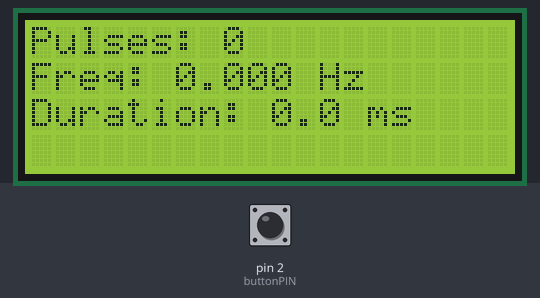
Bench run of a sketch on a simulated Arduino Uno, built with avr-gcc and run on an emulated ATmega328P. On the bench: 20×4 character LCD. The inputs (shaded band) are chosen by the test bench; at power-on: pin 2 (buttonPIN) HIGH.

Above: at 1.2 s.
1.3 s: pin 2 (buttonPIN) pulled LOW for 0.15 s
At 2.8 s:
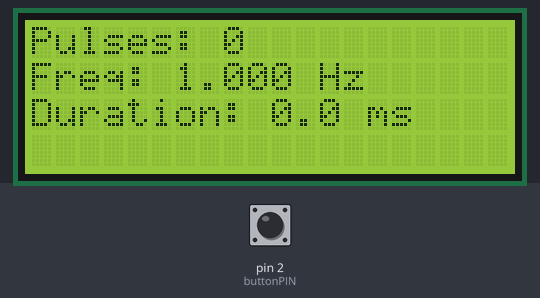
4.4 s: pin 2 (buttonPIN) pulled LOW for 1 s
At 5.8 s:
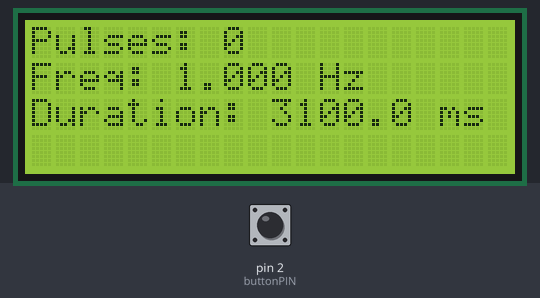
6.9 s: pin 2 (buttonPIN) pulled LOW for 0.15 s
At 7.8 s:
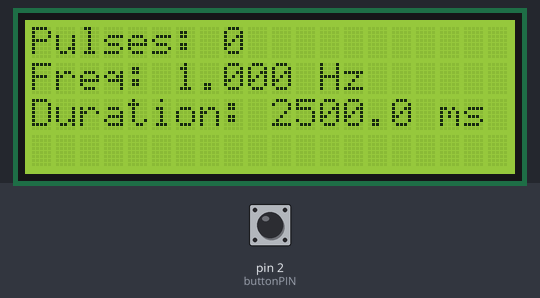
8.5 s: pin 2 (buttonPIN) pulled LOW for 1 s
At 9.4 s:
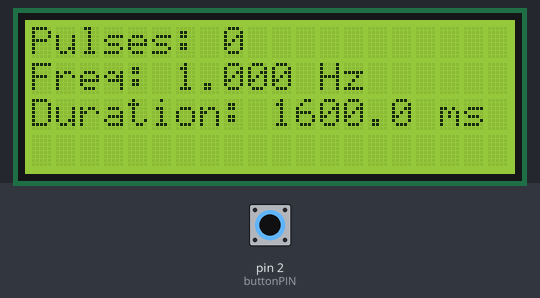
11.0 s: pin 2 (buttonPIN) pulsed LOW 2 times (0.12 s each, 0.3 s apart)
At 11.9 s:
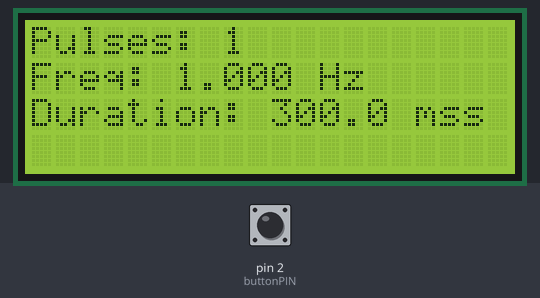
Timing chart, 0 to 14.0 s (numbered marks = the images above; inputs shaded):
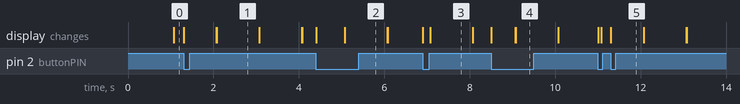

The sketch:

Week_12.ino
```cpp
/*TASK 2

#include <TimerOne.h>
#include <LiquidCrystal.h>

volatile int seconds = 0;
const int rs = 4, en= 6, d4= 7, d5= 8, d6= 9, d7= 10;
LiquidCrystal lcd(rs, en, d4, d5, d6, d7);

const uint8_t buttonPIN = 2;
volatile unsigned long pulseCount = 0;

void pulseISR(){
  pulseCount++;
}

void setup() {
  Serial.begin(9600);
  lcd.begin(24, 4);
  lcd.clear();
  Timer1.initialize(1000000); //Seconds
  Timer1.attachInterrupt(interrupt_routine);

  pinMode(buttonPIN, INPUT);
  attachInterrupt (digitalPinToInterrupt(buttonPIN), pulseISR, FALLING);

}

void loop() {
  lcd.setCursor(0,0);
  lcd.print("freq: ");
  lcd.print(pulseCount);
}

void interrupt_routine() {
  seconds ++;
} */

/*TASK 3
#include <TimerOne.h>
#include <LiquidCrystal.h>


volatile int seconds = 0;
const int rs = 4, en= 6, d4= 7, d5= 8, d6= 9, d7= 10;
LiquidCrystal lcd(rs, en, d4, d5, d6, d7);
const uint8_t buttonPIN = 2;
volatile unsigned long firstPress = 0;
volatile unsigned long secondPress = 0;
String duration;

void pulseISR(){
  unsigned long currentTime = micros();
  if (firstPress != 0){
    duration = currentTime - firstPress;
  }
  firstPress = currentTime;
}


void setup(){
Serial.begin(9600);
lcd.begin(20, 4);
lcd.clear();
pinMode(buttonPIN, INPUT_PULLUP);
attachInterrupt(digitalPinToInterrupt(buttonPIN), pulseISR, FALLING);
}

void loop(){
lcd.setCursor(0,0);
lcd.print("Duration:      ");
lcd.setCursor(0,1);
lcd.print(duration);
lcd.print(" mcs");

delay(200);
}
*/

//TASK 4
#include <TimerOne.h>
#include <LiquidCrystal.h>
const int rs = 4, en = 6, d4 = 7, d5 = 8, d6 = 9, d7 = 10;
LiquidCrystal lcd(rs, en, d4, d5, d6, d7);
const uint8_t buttonPIN = 2;

volatile unsigned long pulseCount = 0;
unsigned long finalCount = 0;
float frequency = 0.0;
volatile bool tenSecondsPassed = false;

volatile unsigned long lastPulseTime = 0;
volatile unsigned long pulseDurationUs = 0;


void pulseISR(){
  unsigned long  currentTime = micros();
  if(lastPulseTime > 0){
    pulseDurationUs = currentTime - lastPulseTime;
  }
  lastPulseTime = currentTime;
  pulseCount++;
}

void timerISR(){
  finalCount = pulseCount;
  pulseCount = 0;

  frequency = (float)finalCount / 1.0;
  tenSecondsPassed = true;
}

void setup() {
  lcd.begin(20, 4);
  lcd.clear();

  pinMode(buttonPIN, INPUT_PULLUP);
  attachInterrupt(digitalPinToInterrupt(buttonPIN), pulseISR, FALLING);

  Timer1.initialize(1000000);
  Timer1.attachInterrupt(timerISR);
}

void loop() {

    lcd.setCursor(0, 2);
    lcd.print("Duration: ");
    lcd.print((float)pulseDurationUs / 1000.0, 1);
    lcd.print(" ms");

    lcd.setCursor(0, 0);
    lcd.print("Pulses: ");
    lcd.print(pulseCount);

  if (tenSecondsPassed) {
    tenSecondsPassed = false;

    lcd.clear();

    lcd.setCursor(0, 1);
    lcd.print("Freq: ");
    lcd.print(frequency, 3);
    lcd.print(" Hz");
  }
}
```

Measured:
- after the input at 1.3 s, the display: first changes at once (image 1 shows a later state)
- after the input at 4.4 s, the display: first changes at once (image 2 shows a later state)
- after the input at 6.9 s, the display: first changes at once (image 3 shows a later state)
- after the input at 8.5 s, the display: first changes at once (image 4 shows a later state)
- after the input at 11.0 s, the display: first changes at once (image 5 shows a later state)
- what the display in image 1 shows lasts 1.0 s, from 2.1 s to 3.1 s
